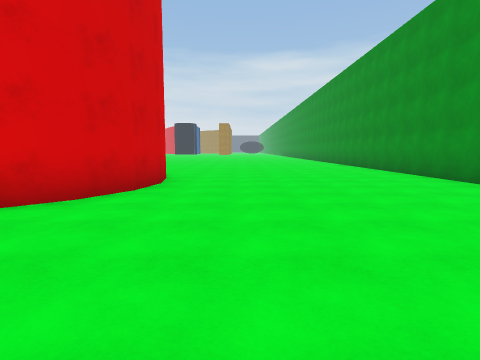
[1] (above)

21 first-person views from a walk through a 3-D level made in the Unity game engine. The camera is 1.5 m above the floor, tilts 6° down and sees 80° across. The floor is counted in squares, 2 m on a side. Each view is taken from the middle of a square. On the plan, view 1 faces up. The plan holds only what a view shows up to about 10 squares ahead; the rest is blank. The place goes on beyond the plan.

[2]
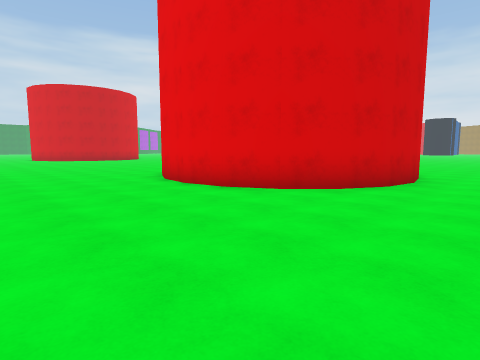

[3]
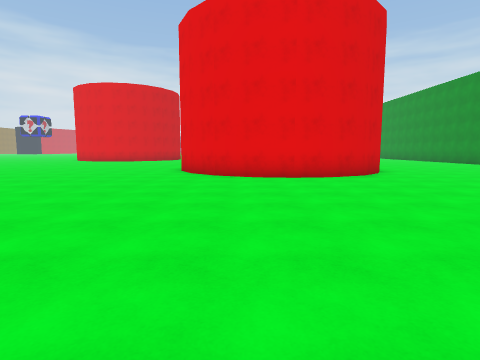

[4]
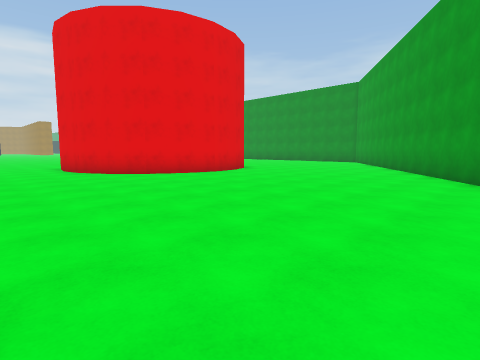

[5]
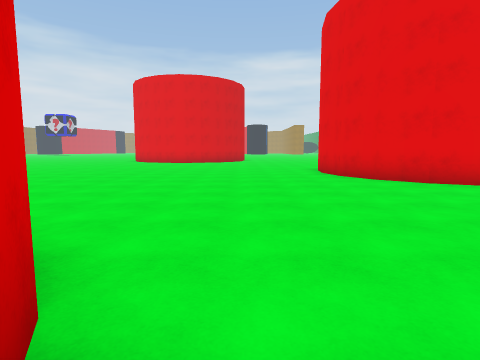

[6]
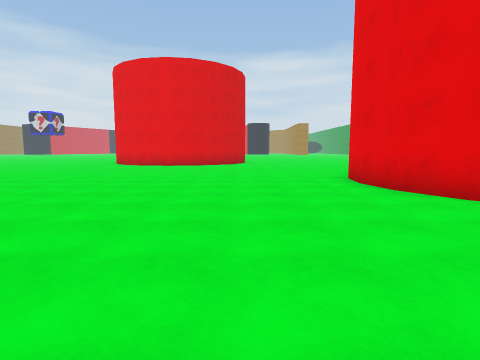

[7]
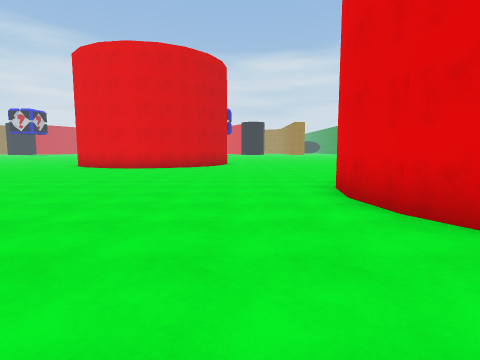

[8]
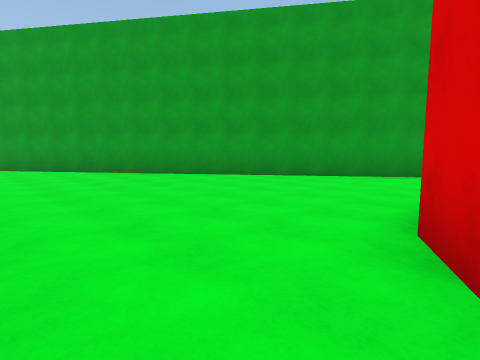

[9]
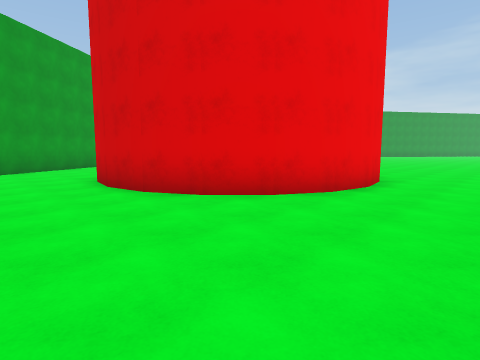

[10]
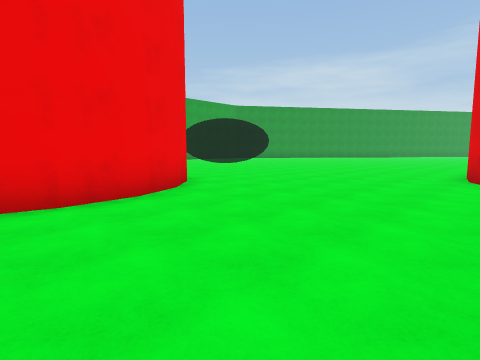

[11]
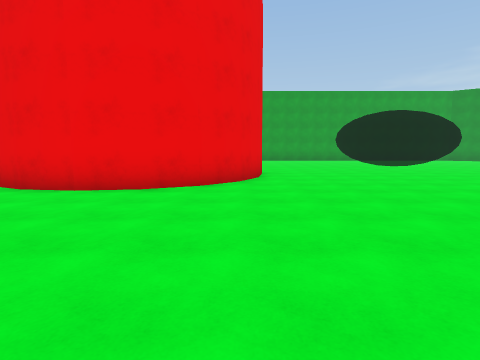

[12]
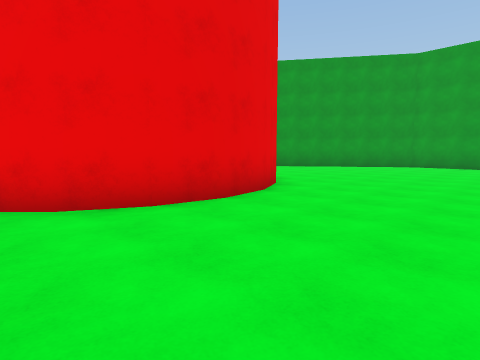

[13]
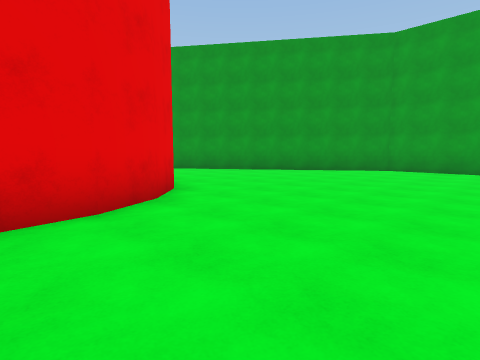

[14]
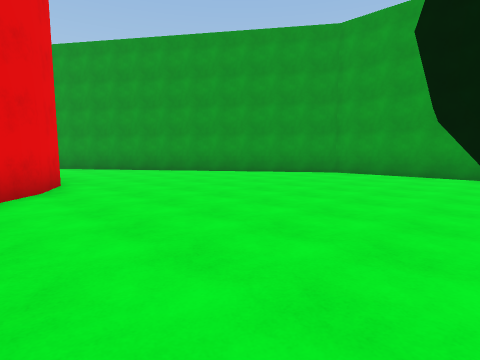

[15]
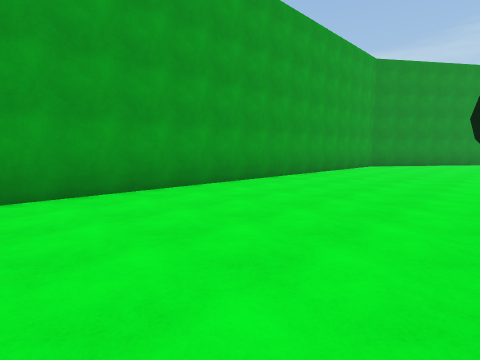

[16]
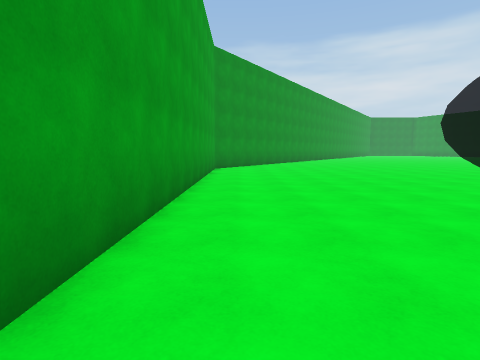

[17]
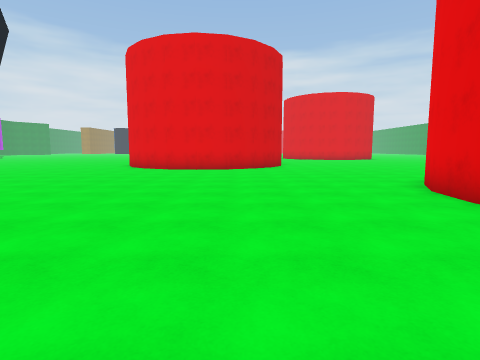

[18]
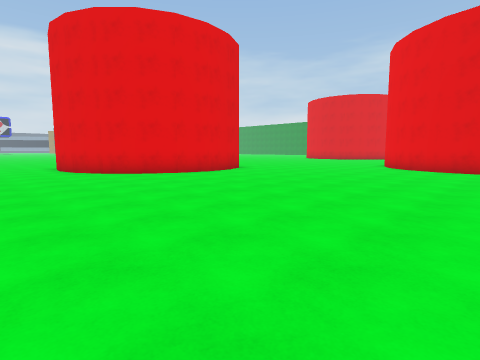

[19]
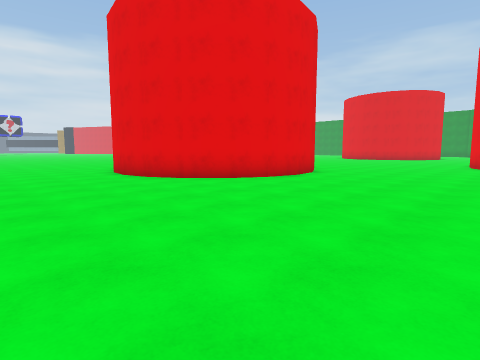

[20]
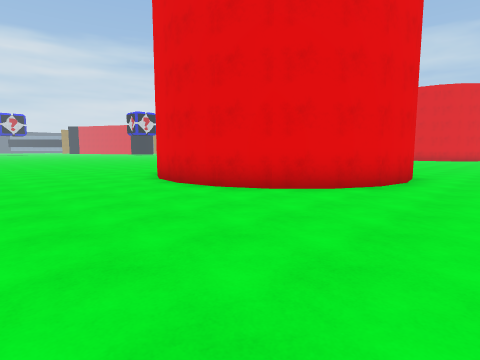

[21]
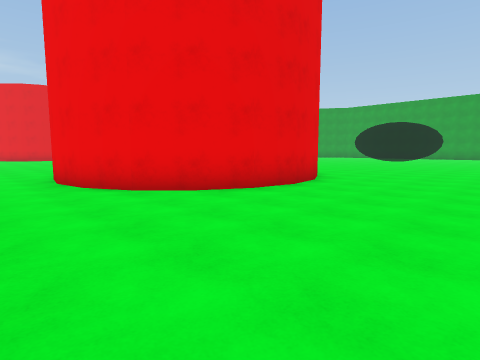

### Floor plan
Points are (right, up) in squares from view 1. A wall is a line through its corners. A room is listed if a view was taken in it or the views show most of it. See-through windows are left out.
Room 1 (views 1, 2, 3, 4, 5, 6, 7, 8, 9, 10, 11, 12, 13, 14, 15, 16, 17, 18, 19, 20, 21)
walls: (-23, 3.3) (-23.5, 3.1) (-24.6, 2.9) (-25.8, 3.1) (-26.8, 3.6) (-27.7, 4.4) (-28.2, 5.5) (-28.4, 6.7) (-28.2, 7.8) (-27.7, 8.9) (-26.8, 9.7) (-25.8, 10.2) (-24.6, 10.4) (-23.5, 10.2); (-17.1, -7.6) (-18.1, -7) (-19, -6.2) (-19.5, -5.2) (-19.7, -4) (-19.5, -2.8) (-19, -1.8) (-18.1, -1) (-17.1, -0.4) (-15.9, -0.2) (-14.8, -0.4) (-13.7, -1) (-12.9, -1.8) (-12.4, -2.8) (-12.2, -4) (-12.4, -5.2); (-12.3, -10) (-0.3, -1.6); (-2, 7.6) (-1.8, 6.5) (-2, 5.3) (-2.5, 4.3) (-3.3, 3.4) (-4.4, 2.9) (-5.5, 2.7) (-6.7, 2.9) (-7.7, 3.4) (-8.6, 4.3) (-9.1, 5.3) (-9.3, 6.5) (-9.1, 7.7); (5.3, 6.2) (5.3, 10.1); (-32, -15) (-19.5, -15) (-17, -13.3)

Positions as (right, up) in squares from view 1, and headings:
1: (0, 0), facing up
2: (0, -1), facing up-left
3: (-7, -5), facing up
4: (-12, -5), facing up-right
5: (-12, -3), facing up
6: (-12, 0), facing up
7: (-11, 2), facing up
8: (-13, 0), facing down-right
9: (-10, 2), facing down-left
10: (-15, 4), facing down-left
11: (-19, 5), facing down
12: (-23, -1), facing down-right
13: (-23, -4), facing down-right
14: (-24, -6), facing down-right
15: (-20, -10), facing down-left
16: (-22, -14), facing left
17: (-23, -8), facing up
18: (-31, -5), facing up-right
19: (-32, -2), facing up-right
20: (-32, 1), facing up-right
21: (-32, 12), facing down-right
